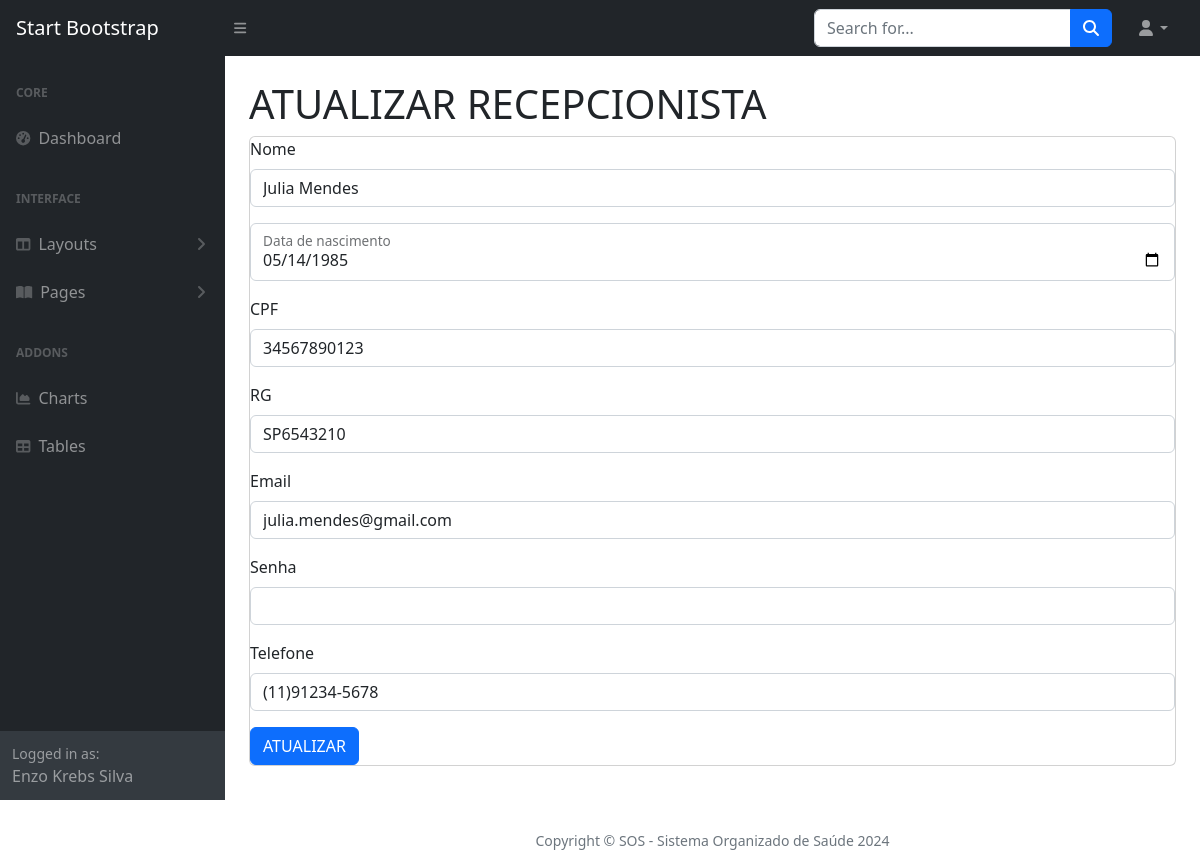
The app's page /atualiza_recepcionista.php?id=1 (signed in) with its own data.
### tables this page shows
CREATE TABLE IF NOT EXISTS `recepcionistas` (
  `email` varchar(100) DEFAULT NULL,
  `senha` varchar(255) NOT NULL,
  `CPF` varchar(14) DEFAULT NULL,
  `telefone` varchar(15) DEFAULT NULL,
  `nome` varchar(255) DEFAULT NULL,
  `RG` varchar(12) DEFAULT NULL,
  `nascimento` date DEFAULT NULL,
  `IDRecepcionista` int NOT NULL AUTO_INCREMENT,
  PRIMARY KEY (`IDRecepcionista`)
);

### atualiza_recepcionista.php (the view, shortened to what this page needs)
<?php
    include 'conecta.php';
    include 'menu.php';
    $id = $_GET['id'];
    $sql = "SELECT * FROM recepcionistas WHERE IDRecepcionista = '$id'";
    $consulta = $conexao->query($sql);
    $dados = $consulta->fetch_assoc();
?>
            <div id="layoutSidenav_content">
                <main>
                    <div class="container-fluid px-4">
                        <h1 class="mt-4">ATUALIZAR RECEPCIONISTA</h1>
                        <div class="card mb-4">
                            <form action="processa_atualiza_recepcionista.php?id=<?php echo $id; ?>" method="POST">
                                <div class="mb-3">
                                    <label class="form-label">Nome</label>
                                    <input name="nome_novo" type="text" class="form-control" value="<?php echo $dados['nome']; ?>">
                                </div>
                                <div class="row mb-3">
                                    <div>
                                        <div class="form-floating mb-3 mb-md-0">
                                            <input class="form-control" name="nascimento" value="<?php echo $dados['nascimento']; ?>" type="date" />
                                            <label for="txtNascimento">Data de nascimento</label>
                                        </div>
                                    </div>
                                </div>
                                <div class="mb-3">
                                    <label class="form-label">CPF</label>
                                    <input name="CPF_novo" type="text" class="form-control" value="<?php echo $dados['CPF']; ?>">
                                </div>
                                <div class="mb-3">
                                    <label class="form-label">RG</label>
                                    <input name="RG_novo" type="text" class="form-control" value="<?php echo $dados['RG']; ?>">
                                </div>
                                <div class="mb-3">
                                    <label class="form-label">Email</label>
                                    <input name="email_novo" type="email" class="form-control" value="<?php echo $dados['email']; ?>">
                                </div>
                                <div class="mb-3">
                                    <label class="form-label">Senha</label>
                                    <input name="senha_nova" type="senha" class="form-control" value="<?php echo $dados['senha']; ?>">
                                </div>
                                <div class="mb-3">
                                    <label class="form-label">Telefone</label>
                                    <input name="telefone_novo" type="text" class="form-control" value="<?php echo $dados['telefone']; ?>">
                                </div>
                                <button type="submit" class="btn btn-primary">ATUALIZAR</button>
                            </form>
                        </div>
                    </div>
                </main>
                <footer class="footer text-center p-3 mt-4">
                    <p class="text-muted small mb-0">Copyright &copy; SOS - Sistema Organizado de Saúde 2024</p>
                </footer>
            </div>
        </div>
    </body>
</html>

### records on screen
recepcionistas: nome_novo "Julia Mendes", nascimento "05/14/1985", CPF_novo "34567890123", RG_novo "SP6543210", email_novo "julia.mendes@gmail.com", telefone_novo "(11)91234-5678"

### other values on screen
$_SESSION['nome'] "Enzo Krebs Silva"
